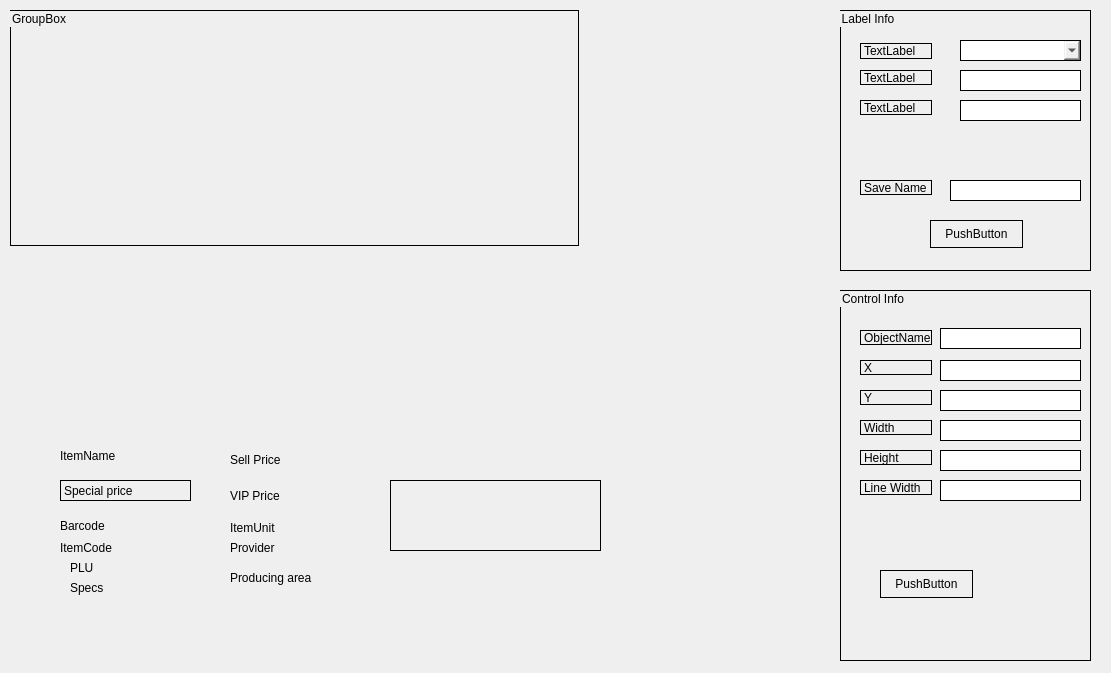
<?xml version="1.0" encoding="UTF-8"?>
<ui version="4.0">
 <class>Form</class>
 <widget class="QWidget" name="Form">
  <property name="geometry">
   <rect>
    <x>0</x>
    <y>0</y>
    <width>1111</width>
    <height>673</height>
   </rect>
  </property>
  <property name="windowTitle">
   <string>Form</string>
  </property>
  <widget class="QGroupBox" name="groupBox">
   <property name="geometry">
    <rect>
     <x>840</x>
     <y>290</y>
     <width>251</width>
     <height>371</height>
    </rect>
   </property>
   <property name="styleSheet">
    <string notr="true">border:1px;border-style:solid;border-color:black</string>
   </property>
   <property name="title">
    <string>Control Info</string>
   </property>
   <widget class="QLabel" name="label_ObjectName">
    <property name="geometry">
     <rect>
      <x>20</x>
      <y>40</y>
      <width>72</width>
      <height>15</height>
     </rect>
    </property>
    <property name="frameShape">
     <enum>QFrame::VLine</enum>
    </property>
    <property name="text">
     <string>ObjectName</string>
    </property>
   </widget>
   <widget class="QLineEdit" name="lineEdit_ObjectName">
    <property name="enabled">
     <bool>false</bool>
    </property>
    <property name="geometry">
     <rect>
      <x>100</x>
      <y>38</y>
      <width>141</width>
      <height>21</height>
     </rect>
    </property>
   </widget>
   <widget class="QLineEdit" name="lineEdit_X">
    <property name="geometry">
     <rect>
      <x>100</x>
      <y>70</y>
      <width>141</width>
      <height>21</height>
     </rect>
    </property>
   </widget>
   <widget class="QLineEdit" name="lineEdit_Y">
    <property name="geometry">
     <rect>
      <x>100</x>
      <y>100</y>
      <width>141</width>
      <height>21</height>
     </rect>
    </property>
   </widget>
   <widget class="QLineEdit" name="lineEdit_H">
    <property name="geometry">
     <rect>
      <x>100</x>
      <y>160</y>
      <width>141</width>
      <height>21</height>
     </rect>
    </property>
   </widget>
   <widget class="QLineEdit" name="lineEdit_W">
    <property name="geometry">
     <rect>
      <x>100</x>
      <y>130</y>
      <width>141</width>
      <height>21</height>
     </rect>
    </property>
   </widget>
   <widget class="QLabel" name="label_X">
    <property name="geometry">
     <rect>
      <x>20</x>
      <y>70</y>
      <width>72</width>
      <height>15</height>
     </rect>
    </property>
    <property name="text">
     <string>X</string>
    </property>
   </widget>
   <widget class="QLabel" name="label_Y">
    <property name="geometry">
     <rect>
      <x>20</x>
      <y>100</y>
      <width>72</width>
      <height>15</height>
     </rect>
    </property>
    <property name="text">
     <string>Y</string>
    </property>
   </widget>
   <widget class="QLabel" name="label_Width">
    <property name="geometry">
     <rect>
      <x>20</x>
      <y>130</y>
      <width>72</width>
      <height>15</height>
     </rect>
    </property>
    <property name="text">
     <string>Width</string>
    </property>
   </widget>
   <widget class="QLabel" name="label_height">
    <property name="geometry">
     <rect>
      <x>20</x>
      <y>160</y>
      <width>72</width>
      <height>15</height>
     </rect>
    </property>
    <property name="text">
     <string>Height</string>
    </property>
   </widget>
   <widget class="QLabel" name="label_LineWidth">
    <property name="geometry">
     <rect>
      <x>20</x>
      <y>190</y>
      <width>72</width>
      <height>15</height>
     </rect>
    </property>
    <property name="text">
     <string>Line Width</string>
    </property>
   </widget>
   <widget class="QLineEdit" name="lineEdit_LineWidth">
    <property name="geometry">
     <rect>
      <x>100</x>
      <y>190</y>
      <width>141</width>
      <height>21</height>
     </rect>
    </property>
   </widget>
   <widget class="QPushButton" name="pushButton_SetFont">
    <property name="geometry">
     <rect>
      <x>40</x>
      <y>280</y>
      <width>93</width>
      <height>28</height>
     </rect>
    </property>
    <property name="text">
     <string>PushButton</string>
    </property>
   </widget>
  </widget>
  <widget class="Barcode" name="widget_Barcode" native="true">
   <property name="geometry">
    <rect>
     <x>390</x>
     <y>480</y>
     <width>211</width>
     <height>71</height>
    </rect>
   </property>
   <property name="styleSheet">
    <string notr="true">border:1px;border-style:solid;border-color:black</string>
   </property>
  </widget>
  <widget class="MoveLabel" name="label_ItemBarcode">
   <property name="geometry">
    <rect>
     <x>60</x>
     <y>510</y>
     <width>151</width>
     <height>31</height>
    </rect>
   </property>
   <property name="text">
    <string>Barcode</string>
   </property>
  </widget>
  <widget class="MoveLabel" name="label_ItemCode">
   <property name="geometry">
    <rect>
     <x>60</x>
     <y>540</y>
     <width>72</width>
     <height>15</height>
    </rect>
   </property>
   <property name="text">
    <string>ItemCode</string>
   </property>
  </widget>
  <widget class="MoveLabel" name="label_provider">
   <property name="geometry">
    <rect>
     <x>230</x>
     <y>540</y>
     <width>72</width>
     <height>15</height>
    </rect>
   </property>
   <property name="text">
    <string>Provider</string>
   </property>
  </widget>
  <widget class="MoveLabel" name="label_unit">
   <property name="geometry">
    <rect>
     <x>230</x>
     <y>520</y>
     <width>72</width>
     <height>15</height>
    </rect>
   </property>
   <property name="text">
    <string>ItemUnit</string>
   </property>
  </widget>
  <widget class="MoveLabel" name="label_Specs">
   <property name="geometry">
    <rect>
     <x>70</x>
     <y>580</y>
     <width>72</width>
     <height>15</height>
    </rect>
   </property>
   <property name="text">
    <string>Specs</string>
   </property>
  </widget>
  <widget class="MoveLabel" name="label_PLU">
   <property name="geometry">
    <rect>
     <x>70</x>
     <y>560</y>
     <width>72</width>
     <height>15</height>
    </rect>
   </property>
   <property name="text">
    <string>PLU</string>
   </property>
  </widget>
  <widget class="MoveLabel" name="label_ProducingArea">
   <property name="geometry">
    <rect>
     <x>230</x>
     <y>570</y>
     <width>121</width>
     <height>16</height>
    </rect>
   </property>
   <property name="text">
    <string>Producing area</string>
   </property>
  </widget>
  <widget class="MoveLabel" name="label_VIPPrice">
   <property name="geometry">
    <rect>
     <x>230</x>
     <y>480</y>
     <width>101</width>
     <height>31</height>
    </rect>
   </property>
   <property name="text">
    <string>VIP Price</string>
   </property>
  </widget>
  <widget class="MoveLabel" name="label_Sellprice">
   <property name="geometry">
    <rect>
     <x>230</x>
     <y>444</y>
     <width>141</width>
     <height>31</height>
    </rect>
   </property>
   <property name="text">
    <string>Sell Price</string>
   </property>
  </widget>
  <widget class="MoveLabel" name="label_ItemName">
   <property name="geometry">
    <rect>
     <x>60</x>
     <y>440</y>
     <width>171</width>
     <height>31</height>
    </rect>
   </property>
   <property name="text">
    <string>ItemName</string>
   </property>
  </widget>
  <widget class="MoveLabel" name="label_SpecialPrice">
   <property name="geometry">
    <rect>
     <x>60</x>
     <y>480</y>
     <width>131</width>
     <height>21</height>
    </rect>
   </property>
   <property name="styleSheet">
    <string notr="true"/>
   </property>
   <property name="frameShape">
    <enum>QFrame::Panel</enum>
   </property>
   <property name="text">
    <string>Special price</string>
   </property>
  </widget>
  <widget class="QGroupBox" name="groupBox_2">
   <property name="geometry">
    <rect>
     <x>840</x>
     <y>10</y>
     <width>251</width>
     <height>261</height>
    </rect>
   </property>
   <property name="styleSheet">
    <string notr="true">border:1px;border-style:solid;border-color:black</string>
   </property>
   <property name="title">
    <string>Label Info</string>
   </property>
   <widget class="QPushButton" name="pushButton_Save">
    <property name="geometry">
     <rect>
      <x>90</x>
      <y>210</y>
      <width>93</width>
      <height>28</height>
     </rect>
    </property>
    <property name="cursor">
     <cursorShape>ArrowCursor</cursorShape>
    </property>
    <property name="text">
     <string>PushButton</string>
    </property>
    <property name="autoDefault">
     <bool>false</bool>
    </property>
   </widget>
   <widget class="QLabel" name="label_LabelName">
    <property name="geometry">
     <rect>
      <x>20</x>
      <y>170</y>
      <width>72</width>
      <height>15</height>
     </rect>
    </property>
    <property name="text">
     <string>Save Name</string>
    </property>
   </widget>
   <widget class="QLineEdit" name="lineEdit_LabelName">
    <property name="geometry">
     <rect>
      <x>110</x>
      <y>170</y>
      <width>131</width>
      <height>21</height>
     </rect>
    </property>
   </widget>
   <widget class="QLabel" name="label_ChooseLabel">
    <property name="geometry">
     <rect>
      <x>20</x>
      <y>33</y>
      <width>72</width>
      <height>16</height>
     </rect>
    </property>
    <property name="sizePolicy">
     <sizepolicy hsizetype="Expanding" vsizetype="Minimum">
      <horstretch>0</horstretch>
      <verstretch>0</verstretch>
     </sizepolicy>
    </property>
    <property name="maximumSize">
     <size>
      <width>100</width>
      <height>30</height>
     </size>
    </property>
    <property name="text">
     <string>TextLabel</string>
    </property>
   </widget>
   <widget class="QComboBox" name="comboBox_ChooseLabel">
    <property name="geometry">
     <rect>
      <x>120</x>
      <y>30</y>
      <width>121</width>
      <height>21</height>
     </rect>
    </property>
    <property name="sizePolicy">
     <sizepolicy hsizetype="Expanding" vsizetype="Minimum">
      <horstretch>0</horstretch>
      <verstretch>0</verstretch>
     </sizepolicy>
    </property>
    <property name="maximumSize">
     <size>
      <width>200</width>
      <height>30</height>
     </size>
    </property>
   </widget>
   <widget class="QLabel" name="label_LabelWidth">
    <property name="geometry">
     <rect>
      <x>20</x>
      <y>60</y>
      <width>72</width>
      <height>15</height>
     </rect>
    </property>
    <property name="text">
     <string>TextLabel</string>
    </property>
   </widget>
   <widget class="QLabel" name="label_LabelHeight">
    <property name="geometry">
     <rect>
      <x>20</x>
      <y>90</y>
      <width>72</width>
      <height>15</height>
     </rect>
    </property>
    <property name="text">
     <string>TextLabel</string>
    </property>
   </widget>
   <widget class="QLineEdit" name="lineEdit_LabelWidth">
    <property name="geometry">
     <rect>
      <x>120</x>
      <y>60</y>
      <width>121</width>
      <height>21</height>
     </rect>
    </property>
   </widget>
   <widget class="QLineEdit" name="lineEdit_LabelHeight">
    <property name="geometry">
     <rect>
      <x>120</x>
      <y>90</y>
      <width>121</width>
      <height>21</height>
     </rect>
    </property>
   </widget>
  </widget>
  <widget class="QGroupBox" name="groupBox_labels">
   <property name="geometry">
    <rect>
     <x>10</x>
     <y>10</y>
     <width>569</width>
     <height>236</height>
    </rect>
   </property>
   <property name="minimumSize">
    <size>
     <width>0</width>
     <height>0</height>
    </size>
   </property>
   <property name="styleSheet">
    <string notr="true">border:1px;border-style:solid;border-color:black</string>
   </property>
   <property name="title">
    <string>GroupBox</string>
   </property>
  </widget>
  <zorder>groupBox_labels</zorder>
  <zorder>groupBox</zorder>
  <zorder>widget_Barcode</zorder>
  <zorder>label_ItemBarcode</zorder>
  <zorder>label_ItemCode</zorder>
  <zorder>label_provider</zorder>
  <zorder>label_unit</zorder>
  <zorder>label_Specs</zorder>
  <zorder>label_PLU</zorder>
  <zorder>label_ProducingArea</zorder>
  <zorder>label_VIPPrice</zorder>
  <zorder>label_Sellprice</zorder>
  <zorder>label_ItemName</zorder>
  <zorder>label_SpecialPrice</zorder>
  <zorder>groupBox_2</zorder>
 </widget>
 <customwidgets>
  <customwidget>
   <class>MoveLabel</class>
   <extends>QLabel</extends>
   <header>MoveLabel.h</header>
  </customwidget>
  <customwidget>
   <class>Barcode</class>
   <extends>QWidget</extends>
   <header>Barcode.h</header>
   <container>1</container>
  </customwidget>
 </customwidgets>
 <resources/>
 <connections/>
</ui>
